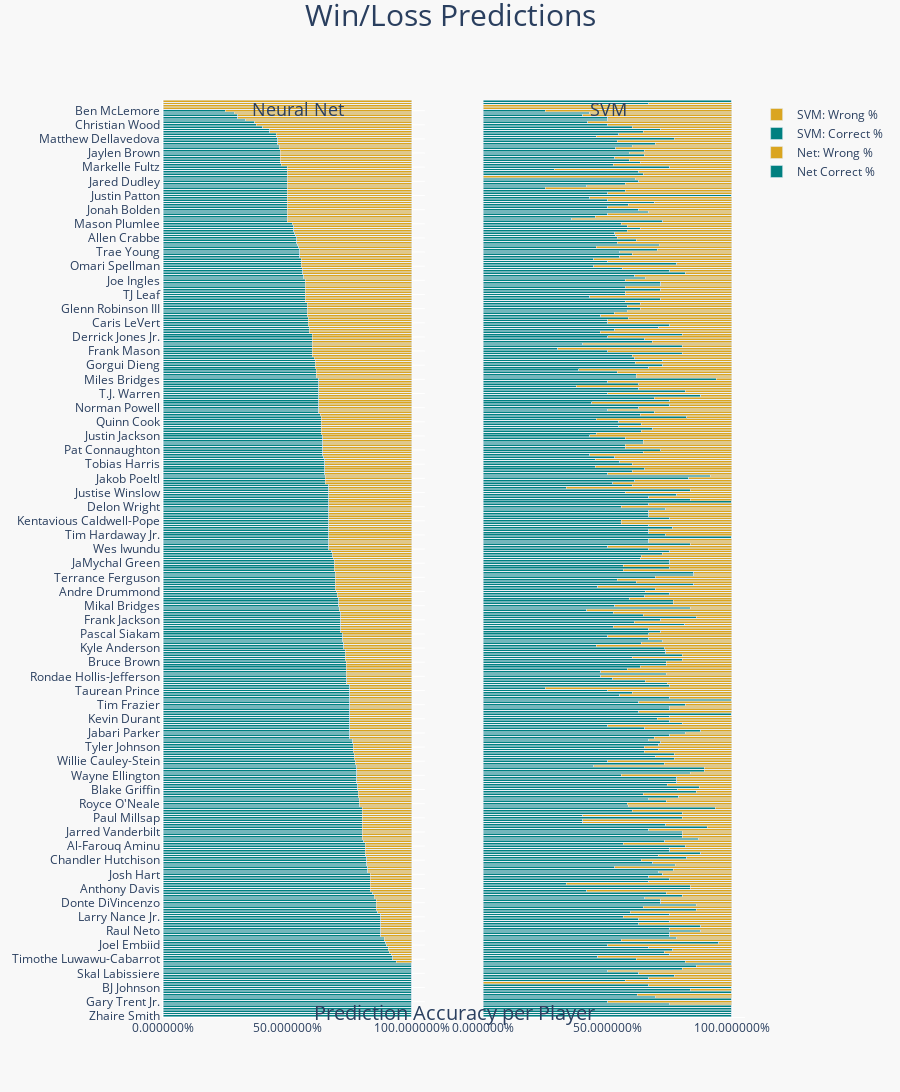

The notebook cell saved with this chart:
### Code cell
data = df_prediction_eval[['nnet_correct_pct', 
                           'nnet_wrong_pct',
                           'correct_grid_pct',
                           'wrong_grid_pct']].sort_values(by='nnet_correct_pct', ascending=False)[:]

# cannot match order of both subplots properly with name col instead of indexed
# data = df_prediction_eval[['nnet_correct_pct', 
#                            'nnet_wrong_pct',
#                            'correct_grid_pct',
#                            'wrong_grid_pct',
#                           'PLAYER_NAME',
#                           ]]

# data.sort_values(by='PLAYER_NAME', ascending=False, inplace=True)


# create subplot
fig = make_subplots(
    rows=1, cols=2,
#     subplot_titles=('Neural Net', 'SVM'),
    shared_yaxes=True,
    shared_xaxes=True
)

# correct nnet trace
fig.add_trace(go.Bar(
        y=data.index.values,
#         y=data['PLAYER_NAME'],
        x=data['nnet_correct_pct'],
        name='Net Correct %',
        marker_color='teal',
        orientation='h',
        hovertext=data['nnet_correct_pct']),
    row=1, col=1,
)

# wrong nnet trace
fig.add_trace(go.Bar(
        y=data.index.values,
#         y=data['PLAYER_NAME'],
        x=data['nnet_wrong_pct'],
        name='Net: Wrong %',
        marker_color='goldenrod',
        orientation='h',
        hovertext=data['nnet_wrong_pct']),
    row=1, col=1,
)

# correct svm trace
fig.add_trace(go.Bar(
        y=data.index.values,
        x=data['correct_grid_pct'],
        name='SVM: Correct %',
        marker_color='teal',
        orientation='h',
#         hovertext=data['PLAYER_NAME']
    ),
    row=1, col=2,
)

# wrong svm trace
fig.add_trace(go.Bar(
        y=data.index.values,
        x=data['wrong_grid_pct'],
        name='SVM: Wrong %',
        marker_color='goldenrod',
        orientation='h',
#         hovertext=data['PLAYER_NAME']
    ),
    row=1, col=2,
)

# axes, title, etc.
fig.update_layout(
    xaxis=dict(
        showgrid=True,
        showline=True,
        showticklabels=True,
        zeroline=False,
#         domain=[0, 1],
#         title_text='Net',
        titlefont=dict(size=20),
    ),
    
    xaxis2=dict(
        showgrid=True,
        showline=True,
        showticklabels=True,
        zeroline=False,
#         domain=[0, 1],
#         title_text='SVM',
        titlefont=dict(size=20),
    ),
    
    yaxis=dict(
        showgrid=True,
        showline=True,
        showticklabels=True,
        zeroline=True,
#         title_text='Players',
        ticktext=data.index.values,
        tickmode='array',
        titlefont=dict(size=20),
    ),
    title={
        'text': 'Win/Loss Predictions',
        'y':.995,
        'x':0.5,
        'xanchor': 'center',
        'yanchor': 'top',
        'font':{
            'size':30
        }
    },
    
    annotations=[
        go.layout.Annotation(
            x=.5,
            y=-.0125,
            showarrow=False,
            text='Prediction Accuracy per Player',
            xref="paper",
            yref="paper",
            font=dict(
                size=20,
            )
        ),
        
        go.layout.Annotation(
            x=.15,
            y=1.005,
            showarrow=False,
            text='Neural Net',
            xref="paper",
            yref="paper",
            font=dict(
                size=18,
            )
        ),
        
        go.layout.Annotation(
            x=.80,
            y=1.005,
            showarrow=False,
            text='SVM',
            xref="paper",
            yref="paper",
            font=dict(
                size=18,
            )
        ),
    ],
    barmode='stack',
    xaxis_tickformat='%',
    xaxis2_tickformat='%',
    paper_bgcolor='rgb(248, 248, 248)',
    plot_bgcolor='rgb(248, 248, 248)',
    margin=dict(l=75, r=75, t=100, b=75),
    showlegend=True,
    autosize=False,
    width=900, height=5000,
)

fig.show()

### Figure 1 — Plotly figure (JSON) as saved in the notebook; plotly's stock layout.template omitted (floating-point values rounded to 4 significant figures; data arrays with more than 128 entries replaced by an {"elided": "..."} marker saying what was removed)
{"data": [{"hovertext": {"elided": "389 float values"}, "marker": {"color": "teal"}, "name": "Net Correct %", "orientation": "h", "type": "bar", "x": {"elided": "389 float values"}, "xaxis": "x", "y": {"elided": "389 str values"}, "yaxis": "y"}, {"hovertext": {"elided": "389 float values"}, "marker": {"color": "goldenrod"}, "name": "Net: Wrong %", "orientation": "h", "type": "bar", "x": {"elided": "389 float values"}, "xaxis": "x", "y": {"elided": "389 str values"}, "yaxis": "y"}, {"marker": {"color": "teal"}, "name": "SVM: Correct %", "orientation": "h", "type": "bar", "x": {"elided": "389 float values"}, "xaxis": "x2", "y": {"elided": "389 str values"}, "yaxis": "y2"}, {"marker": {"color": "goldenrod"}, "name": "SVM: Wrong %", "orientation": "h", "type": "bar", "x": {"elided": "389 float values"}, "xaxis": "x2", "y": {"elided": "389 str values"}, "yaxis": "y2"}], "layout": {"annotations": [{"font": {"size": 20}, "showarrow": false, "text": "Prediction Accuracy per Player", "x": 0.5, "xref": "paper", "y": -0.0125, "yref": "paper"}, {"font": {"size": 18}, "showarrow": false, "text": "Neural Net", "x": 0.15, "xref": "paper", "y": 1.005, "yref": "paper"}, {"font": {"size": 18}, "showarrow": false, "text": "SVM", "x": 0.8, "xref": "paper", "y": 1.005, "yref": "paper"}], "autosize": false, "barmode": "stack", "height": 5000, "margin": {"b": 75, "l": 75, "r": 75, "t": 100}, "paper_bgcolor": "rgb(248, 248, 248)", "plot_bgcolor": "rgb(248, 248, 248)", "showlegend": true, "title": {"font": {"size": 30}, "text": "Win/Loss Predictions", "x": 0.5, "xanchor": "center", "y": 0.995, "yanchor": "top"}, "width": 900, "xaxis": {"anchor": "y", "domain": [0, 0.45], "showgrid": true, "showline": true, "showticklabels": true, "tickformat": "%", "title": {"font": {"size": 20}}, "zeroline": false}, "xaxis2": {"anchor": "y2", "domain": [0.55, 1], "showgrid": true, "showline": true, "showticklabels": true, "tickformat": "%", "title": {"font": {"size": 20}}, "zeroline": false}, "yaxis": {"anchor": "x", "domain": [0, 1], "showgrid": true, "showline": true, "showticklabels": true, "tickmode": "array", "ticktext": {"elided": "389 str values"}, "title": {"font": {"size": 20}}, "zeroline": true}, "yaxis2": {"anchor": "x2", "domain": [0, 1], "matches": "y", "showticklabels": false}}}
